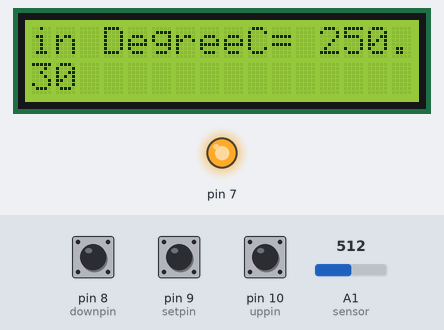
A sketch run on a simulated Arduino Uno, built with avr-gcc and run on an emulated ATmega328P. On the bench: 16×2 character LCD, output pins drawn as LEDs (lit = HIGH). The inputs (shaded band) are chosen by the test bench; at power-on: A1 (sensor) = 512, pin 8 (downpin) LOW, pin 10 (uppin) LOW, pin 9 (setpin) LOW.

Above: at 1.7 s.
1.8 s: A1 (sensor) set to 716
At 3.3 s:
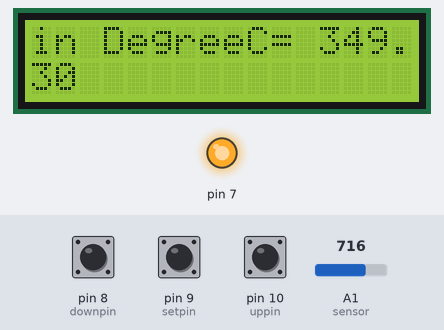
3.8 s: pin 8 (downpin) pulled HIGH for 1.75 s
At 5.8 s:
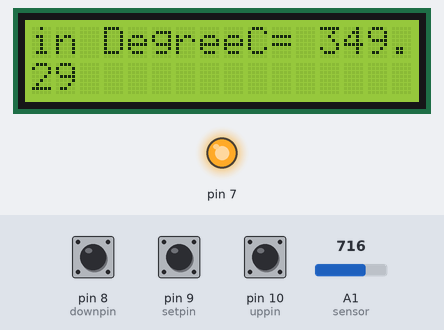
7.0 s: pin 10 (uppin) pulled HIGH for 3.2 s
At 10.8 s:
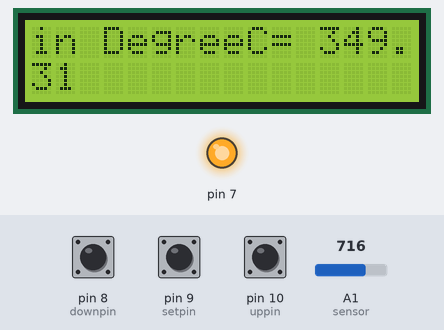
11.7 s: pin 10 (uppin) pulled HIGH for 1.75 s
At 13.4 s:
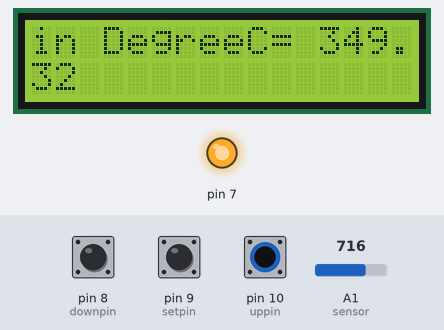
14.9 s: A1 (sensor) set to 900
At 15.9 s:
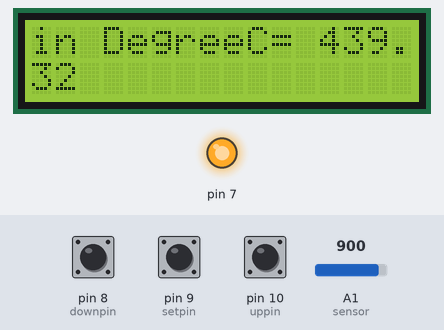
17.1 s: pin 8 (downpin) pulled HIGH for 1.75 s
At 19.6 s:
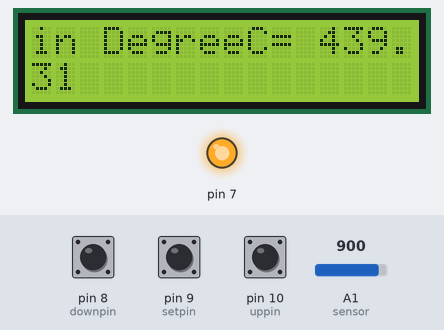
Timing chart, 0 to 21.1 s (numbered marks = the images above; inputs shaded):
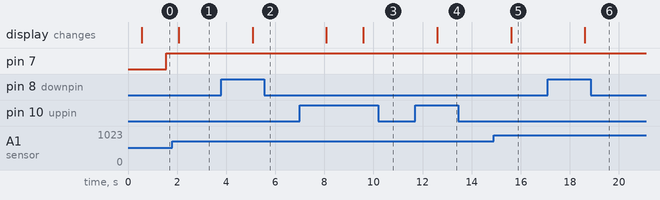

Measured:
- after the input at 1.8 s, the display: changes after 0.27 s (image 1)
- after the input at 3.8 s, the display: changes after 1.3 s (image 2)
- after the input at 7.0 s, the display: first changes after 1.1 s (image 3 shows a later state)
- after the input at 11.7 s, the display: changes after 0.89 s (image 4)
- after the input at 14.9 s, the display: changes after 0.70 s (image 5)
- after the input at 17.1 s, the display: changes after 1.5 s (image 6)

The sketch:

lcd_liq.ino
```cpp
#include<LiquidCrystal.h>
LiquidCrystal lcd(12, 11, 5, 4, 3, 2);
const int sensor=A1; // Assigning analog pin A1 to variable 'sensor'
float tempc;  //variable to store temperature in degree Celsius
float tempf;  //variable to store temperature in Fahreinheit
float vout;  //temporary variable to hold sensor reading
const int uppin =10;
const int setpin = 9;
const int downpin = 8;
int x=30;
int y = 30;
int buttonup=0;
int buttondown=0;
int buttonset=0;


void setup()
{

pinMode(uppin,INPUT);
pinMode(setpin,INPUT);
pinMode(downpin,INPUT);
pinMode(7,OUTPUT);

pinMode(sensor,INPUT); // Configuring pin A1 as input
Serial.begin(9600);
lcd.begin(16,2);
  delay(500);
}
void loop()
{
  int up = digitalRead(uppin);
  int down = digitalRead(downpin);
  int set = digitalRead(setpin);

if (up == HIGH){
  x=x+1;
    }
 if (down == HIGH){
  x=x-1;
  }
 if (set == HIGH){
  y=x;

  }

 if (tempc >= y){
  digitalWrite(7,HIGH);
  delay (500);

 }
 else{
  digitalWrite(7,LOW);
}
vout=analogRead(sensor);
vout=(vout*500)/1023;
tempc=vout; // Storing value in Degree Celsius
//tempf=(vout*1.8)+32; // Converting to Fahrenheit
lcd.setCursor(0,0);
lcd.print("in DegreeC= ");
lcd.print(tempc);
lcd.setCursor(0,1);
//lcd.print("in Fahrenheit=");
lcd.print(x);
delay(1000); //Delay of 1 second for ease of viewing in serial monitor
}
```
